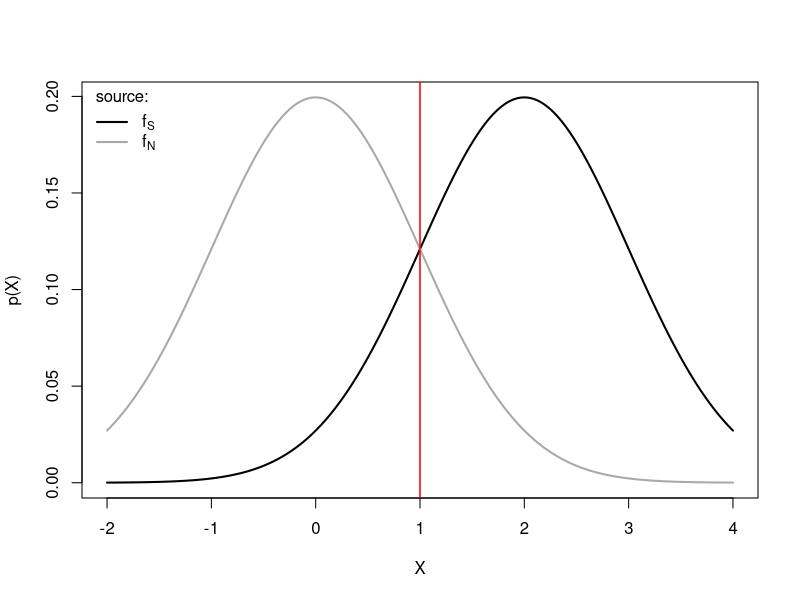
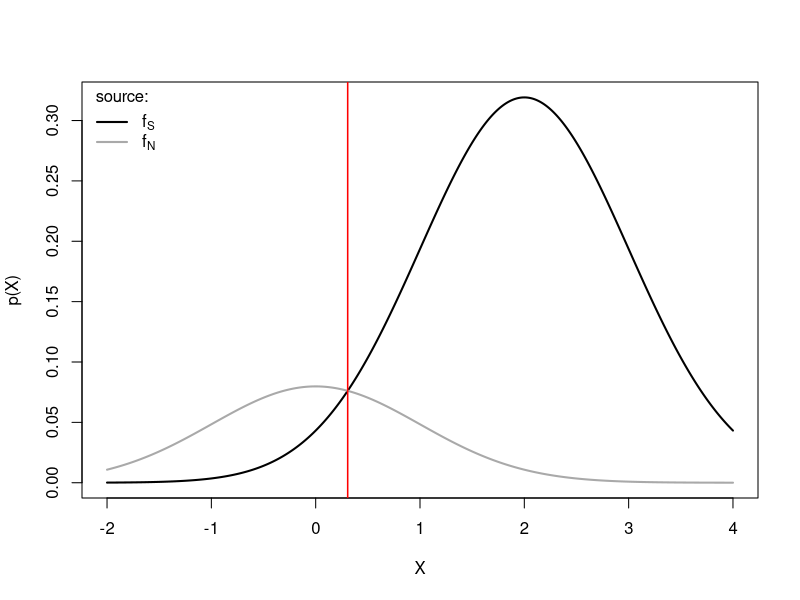
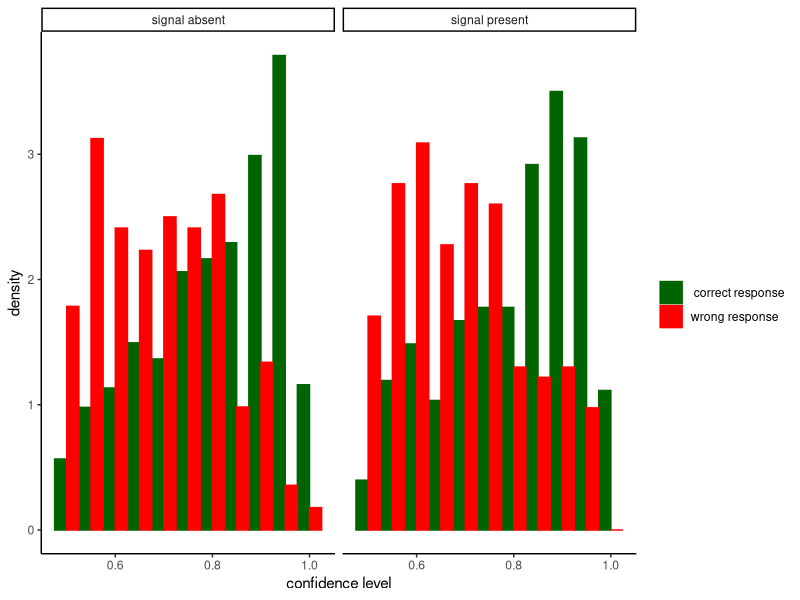
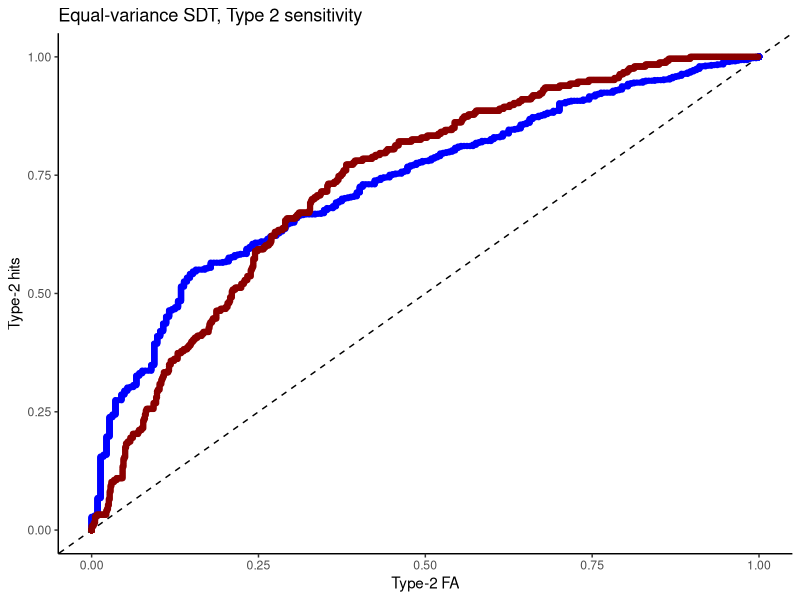
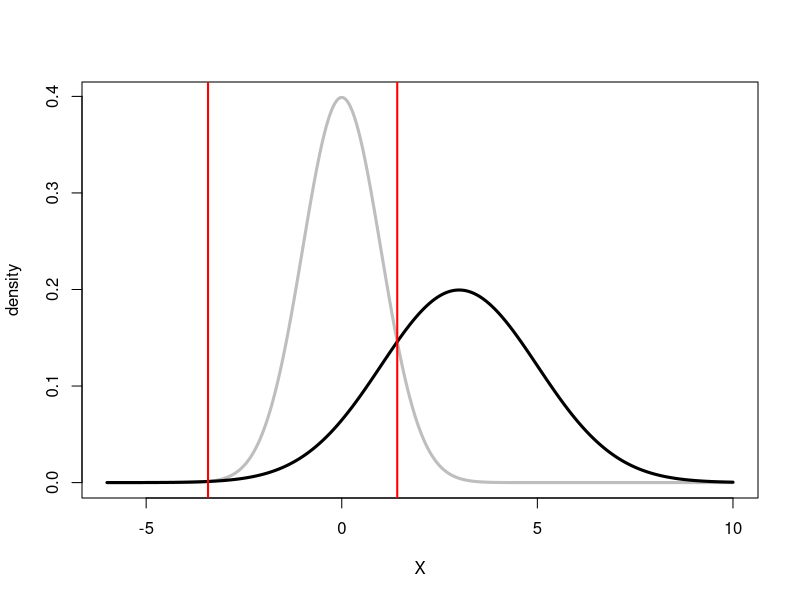
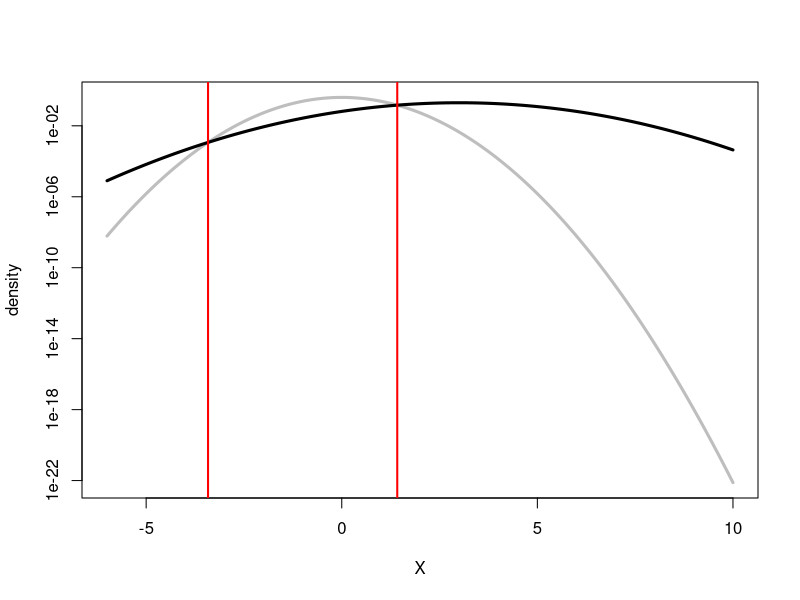
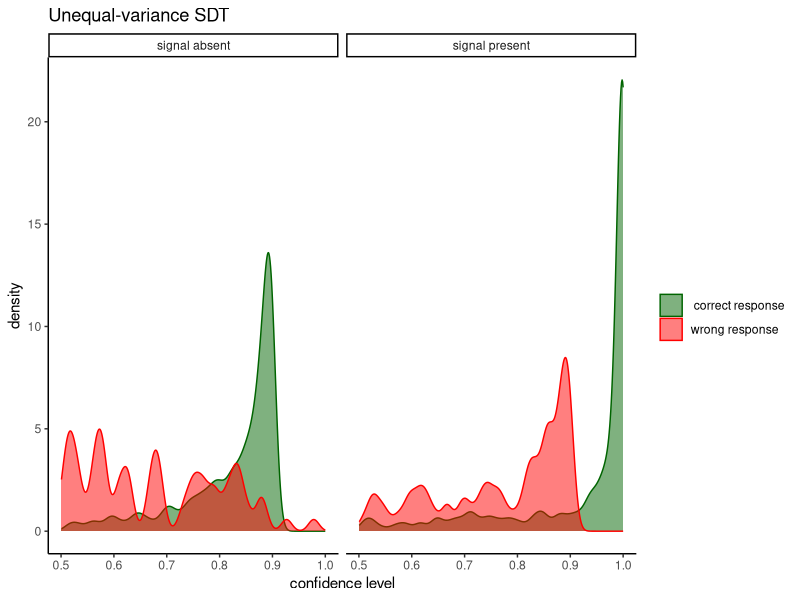
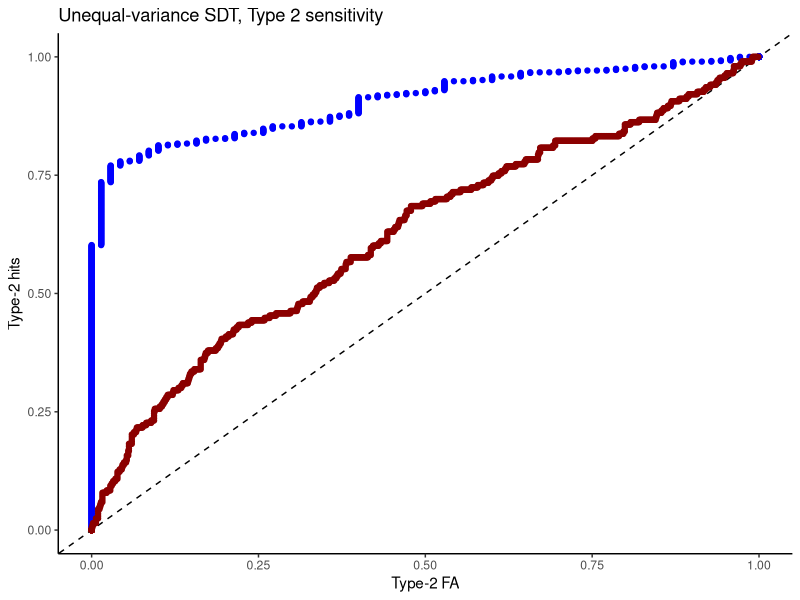

Write the R code that produced these figures, in order.
## ---- chunk 1
# settings
d_prime <- 2
sigma <- 1   
alpha <- 0.5

# support of random variable X (for plotting)
supp_x <- seq(-2,4,length.out=500) 

# calculate optima criterion
optimal_c <- 1/d_prime * log((1-alpha)/alpha) + d_prime/2

# calculate probability density and scale by prior probability
fS <- alpha*dnorm(supp_x, mean=d_prime, sd=sigma)
fN <- (1-alpha)*dnorm(supp_x, mean=0, sd=sigma)

# plot 
plot(supp_x, fS, type="l",lwd=2,col="black",xlab="X",ylab="p(X)")
lines(supp_x, fN, lwd=2,col="dark grey")
abline(v=optimal_c,lwd=1.5,lty=1,col="red")
legend("topleft",c(expression("f"["S"]),expression("f"["N"])),col=c("black","dark grey"),lwd=2,title = "source:",bty="n")
## ---- chunk 2
# Set a different prior probability
alpha <- 0.8

# calculate optima criterion
optimal_c <- 1/d_prime * log((1-alpha)/alpha) + d_prime/2

# calculate probability density and scale by prior probability
fS <- alpha*dnorm(supp_x, mean=d_prime, sd=sigma)
fN <- (1-alpha)*dnorm(supp_x, mean=0, sd=sigma)

# plot 
plot(supp_x, fS, type="l",lwd=2,col="black",xlab="X",ylab="p(X)")
lines(supp_x, fN, lwd=2,col="dark grey")
abline(v=optimal_c,lwd=1.5,lty=1,col="red")
legend("topleft",c(expression("f"["S"]),expression("f"["N"])),col=c("black","dark grey"),lwd=2,title = "source:",bty="n")
## ---- chunk 3
# load ggplot library for plotting
library(ggplot2)

# settings
d_prime <- 1.5
sigma <- 1   
alpha <- 0.5

# calculate optimal criterion
optimal_c <- 1/d_prime * log((1-alpha)/alpha) + d_prime/2

# simulate 2*10^4 trials and calculate the confidence 
N_trials <- 2*10^3
tar_pres <- c(rep(0,N_trials/2),rep(1,N_trials/2))

# simulate X by adding Gaussian noise (function rnorm())
x <- tar_pres*d_prime + rnorm(length(tar_pres), mean=0, sd=1)
resp_yes <- ifelse(x >= optimal_c,1,0)

# define a custom function to calculate confidence
confidenceSDT1 <- function(x,resp,d_prime, alpha=0.5){
  conf <- ifelse(
    resp==1,
    dnorm(x,mean=d_prime,sd=1)/(dnorm(x,mean=d_prime,sd=1)+dnorm(x,mean=0,sd=1)),
    dnorm(x,mean=0,sd=1)/(dnorm(x,mean=d_prime,sd=1)+dnorm(x,mean=0,sd=1))
  )
  return(conf)
}

# calculate confidence
confidence <- confidenceSDT1(x, resp_yes, d_prime=1.5)

# put into a dataframe for plotting
d <- data.frame(confidence, x, tar_pres, resp_yes)

# check which simulated responses are correct
d$correct <- ifelse((d$tar_pres==1 & d$resp_yes==1)|(d$tar_pres==0 & d$resp_yes==0),1,0)

# plot
d$tar <- ifelse(d$tar_pres==1,"signal present","signal absent")
d$correct <- ifelse(d$correct==1," correct response","wrong response")
ggplot(d,aes(x=confidence,group=correct,color=correct,fill=correct))+
  geom_histogram(position = 'dodge',aes(y=..density..), binwidth=0.05)+
  facet_grid(.~tar)+
  scale_color_manual(values=c("dark green","red"),name="")+
  scale_fill_manual(values=c("dark green","red"),name="")+
  labs(x="confidence level")+
  theme_classic()
## ---- chunk 4
# functions to compute true and false positive rates
TPR <- function(d,th){ sum(d$tar_pres==1 & d$x>th) / sum(d$tar_pres==1)}
FPR <- function(d,th){ sum(d$tar_pres==0 & d$x>th) / sum(d$tar_pres==0)}

# use all the sorted values are possible threshods
thresholds <- sort(d$x)

roc <- data.frame(y=sapply(thresholds, function(th){TPR(d[d$resp_yes==1,],th)}), 
                 x=sapply(thresholds, function(th){FPR(d[d$resp_yes==1,],th)}) )

roc0 <- data.frame(y=sapply(thresholds, function(th){TPR(d[d$resp_yes==0,],th)}), 
                 x=sapply(thresholds, function(th){FPR(d[d$resp_yes==0,],th)}) )

ggplot(roc,aes(x,y))+geom_point(color="blue")+theme_classic()+labs(y="Type-2 hits", x="Type-2 FA") +geom_abline(intercept=0,slope=1,lty=2)+geom_point(data=roc0,color="dark red")+ggtitle("Equal-variance SDT, Type 2 sensitivity")
## ---- chunk 5
# settings
d_prime <- 3
sigmaS <- 2  
sigmaN <- 1 # fixed
alpha <- 0.5


# calculate optimal UEV-SDT criterion
UVGSDTcrit <- function(dp, sig, logbeta=0){
  TwoSigSq <- 2 * sig^2
  
  minLam <- optimize(function(X, dp, sig){-((1 - sig^2) * X^2 - 2 * dp * X + dp^2 + TwoSigSq * log(sig))/TwoSigSq}, c(-10, 10), dp = dp, sig = sig)$objective
  
  if(logbeta < minLam){ warning("complex roots")}
  
  cf <- -c(dp^2 + TwoSigSq * log(sig) + logbeta * TwoSigSq,-2 * dp, 1 - sig^2)/TwoSigSq
  
  proot <- polyroot(cf)
  
  return(sort(Re(proot)))
}

#
UE_c <- UVGSDTcrit(d_prime, sigmaS)

# simulate 2*10^3 trials and calculate the confidence 
N_trials <- 2*10^3
tar_pres <- c(rep(0,N_trials/2),rep(1,N_trials/2))

# simulate X by adding Gaussian noise (function rnorm())
# first generate internal responses
x <- rep(NA,length(tar_pres))
x[tar_pres==0] <- rnorm(N_trials/2, mean=0,sd=1)
x[tar_pres==1] <- rnorm(N_trials/2, mean=d_prime,sd=sigmaS)


# plot unequal variance and criterion
Xi <- seq(-6,10,length.out=500)
fS = dnorm(Xi,mean=d_prime,sd=sigmaS)
fN = dnorm(Xi,mean=0,sd=1)
plot(Xi,fN,type="l",col="grey",lwd=3,ylab="density",xlab="X")
lines(Xi,fS,lwd=3)
abline(v=UE_c,col="red",lwd=2)
## ---- chunk 6
# plot unequal variance and criterion
Xi <- seq(-6,10,length.out=500)
fS = dnorm(Xi,mean=d_prime,sd=sigmaS)
fN = dnorm(Xi,mean=0,sd=1)
plot(Xi,fN,type="l",col="grey",lwd=3,ylab="density",xlab="X", log="y")
lines(Xi,fS,lwd=3)
abline(v=UE_c,col="red",lwd=2)
## ---- chunk 7
# now apply decision rule
if(length(UE_c)==1){
  resp_yes <- ifelse(x > UE_c,1,0)
}else{
  resp_yes <- ifelse((x <= UE_c[1])|(x>UE_c[2]),1,0)
}


# define a custom function to calculate confidence
confidenceSDT1 <- function(x,resp,dp=d_prime, alpha=0.5){
  conf <- ifelse(
    resp==1,
    dnorm(x,mean=dp,sd=sigmaS)/(dnorm(x,mean=dp,sd=sigmaS)+dnorm(x,mean=0,sd=1)),
    dnorm(x,mean=0,sd=1)/(dnorm(x,mean=dp,sd=sigmaS)+dnorm(x,mean=0,sd=1))
  )
  return(conf)
}

# calculate confidence
confidence <- confidenceSDT1(x, resp_yes)

# put into a dataframe for plotting
d <- data.frame(confidence, x, tar_pres, resp_yes)

# check which simulated responses are correct
d$correct <- ifelse((d$tar_pres==1 & d$resp_yes==1)|(d$tar_pres==0 & d$resp_yes==0),1,0)

# plot
d$tar <- ifelse(d$tar_pres==1,"signal present","signal absent")
d$correct <- ifelse(d$correct==1," correct response","wrong response")
ggplot(d,aes(x=confidence,group=correct,color=correct,fill=correct))+geom_density(alpha=0.5,bw=0.01)+facet_grid(.~tar)+scale_color_manual(values=c("dark green","red"),name="")+scale_fill_manual(values=c("dark green","red"),name="")+labs(x="confidence level")+theme_classic()+ggtitle("Unequal-variance SDT")
## ---- chunk 8
# functions to compute true and false positive rates
TPR <- function(d,th){ sum(d$tar_pres==1 & d$x>th) / sum(d$tar_pres==1)}
FPR <- function(d,th){ sum(d$tar_pres==0 & d$x>th) / sum(d$tar_pres==0)}

# use all the sorted values are possible threshods
thresholds <- sort(d$x)

roc <- data.frame(y=sapply(thresholds, function(th){TPR(d[d$resp_yes==1,],th)}), 
                 x=sapply(thresholds, function(th){FPR(d[d$resp_yes==1,],th)}) )

roc0 <- data.frame(y=sapply(thresholds, function(th){TPR(d[d$resp_yes==0,],th)}), 
                 x=sapply(thresholds, function(th){FPR(d[d$resp_yes==0,],th)}) )

ggplot(roc,aes(x,y))+geom_point(color="blue")+theme_classic()+labs(y="Type-2 hits", x="Type-2 FA") +geom_abline(intercept=0,slope=1,lty=2)+geom_point(data=roc0,color="dark red")+ggtitle("Unequal-variance SDT, Type 2 sensitivity")
